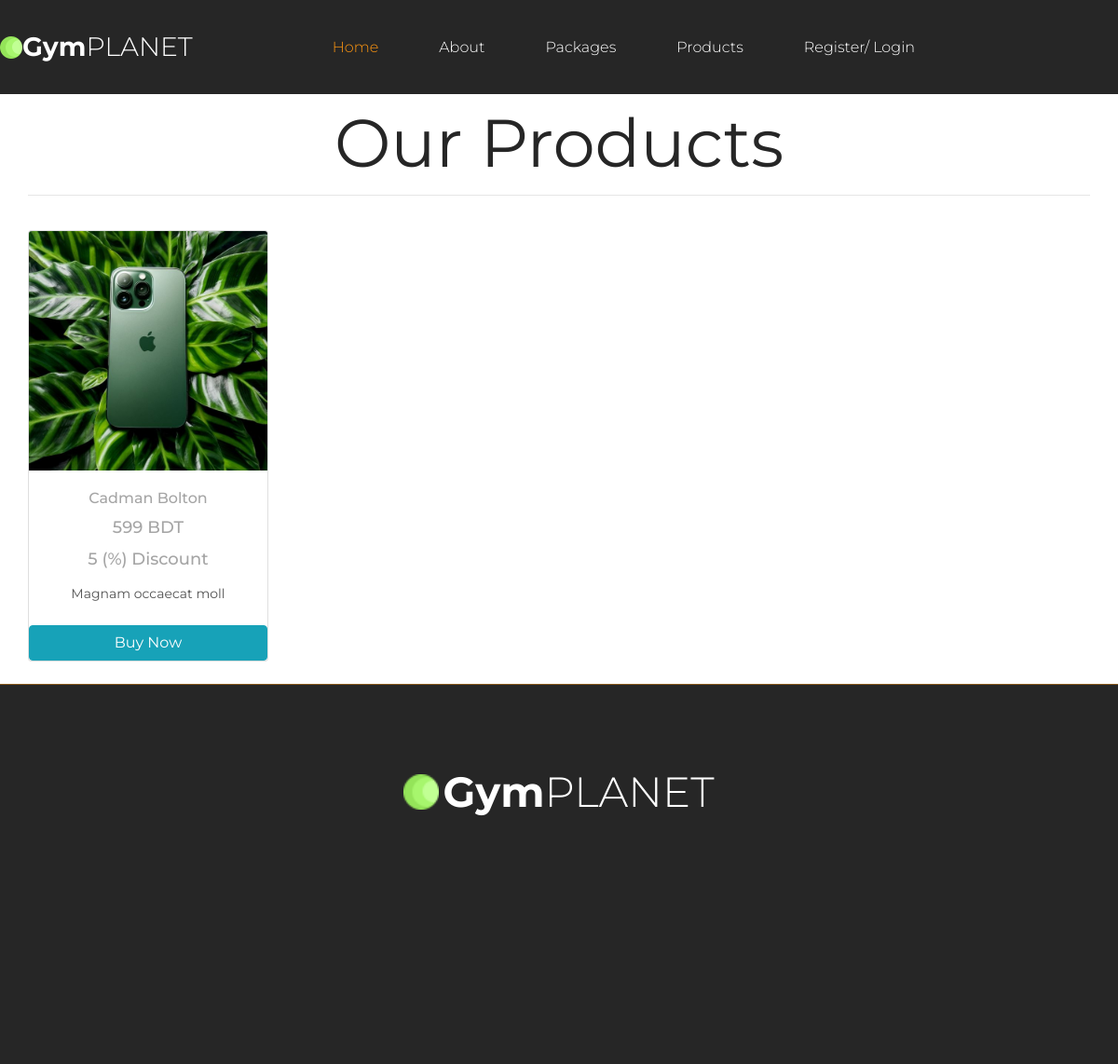
The page /products.php on the database as committed earlier.
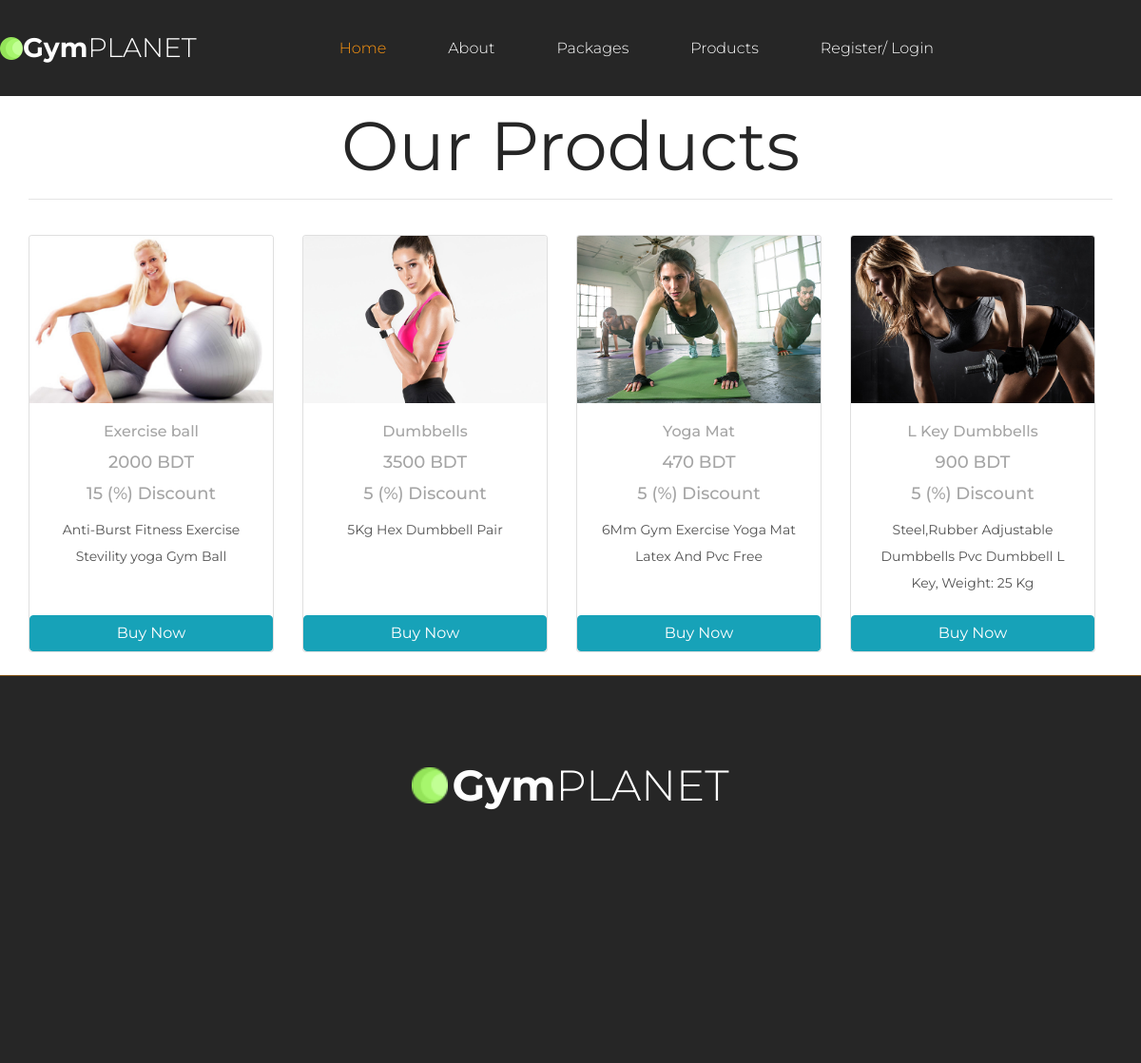
The same page on the database as committed later.
### tables this page shows
CREATE TABLE `product_table` (
  `id` int(11) NOT NULL,
  `name` varchar(255) NOT NULL,
  `description` text NOT NULL,
  `image` varchar(255) NOT NULL,
  `stock` varchar(255) NOT NULL,
  `buying_price` int(11) NOT NULL,
  `selling_price` int(11) NOT NULL,
  `discount` int(11) NOT NULL,
  `soft_delete` tinyint(4) NOT NULL DEFAULT 0
);

### Classes/DB.php (called while the page is built, shortened)
<?php
class DB
{
    public function connect(){
        $this->conn = new mysqli("localhost","root","","gym");
        if ($this->conn->connect_error) {
          die("Connection failed: " . $this->conn->connect_error);
        }
        else{
            return $msg =  "connected";
        }
    }
}

### Classes/ProductClass.php (called while the page is built, shortened)
<?php
include_once 'db.php';
class ProductClass extends DB
{
    public function viewProduct(){
        $qry = "SELECT * FROM product_table where soft_delete = 0 " ;
        $result = $this->conn->query($qry);
        return $result;
    }
}

### products.php (the view)
<?php
include 'layouts/header.php';
include 'layouts/nav.php';
?>
<div class="services">
    <div class="container">
        <div class="row">
            <div class="col-md-12">
                <div class="section_title_container">
                    <div class="section_title" style="text-align:center;">Our Products</div>
                </div>
                <hr><br>
                <div class="row row-cols-1 row-cols-md-4 g-4">
                    <?php
                    $view = $product->viewProduct();
                    foreach ($view as $value) {
                    ?>
                        <div class="col" style=" max-width: 18rem; min-width: 18rem; margin-bottom: 10px;">
                            <div class="card h-100">
                                <img src="admin/<?php echo $value['image']; ?>" class="card-img-top" alt="">
                                <div class="card-body" style="text-align:center;">
                                    <h6 class="card-title"><?php echo $value['name']; ?></h6>
                                    <h4 class="card-title"><?php echo $value['selling_price']; ?> BDT</h4>
                                    <h4 class="card-title"><?php echo $value['discount']; ?> (%) Discount </h4>
                                    <p class="card-text"><?php echo $value['description']; ?></p>
                                </div>
                                <a href="buyProduct.php?product_id=<?php echo $value['id'] ?>" class="btn btn-info">Buy Now</a>
                            </div>
                        </div>
                    <?php } ?>
                </div>
            </div>
        </div>
    </div>
</div>
<?php include 'layouts/footer.php'; ?>

### layouts/header.php (shortened to what this page needs)
<?php
include 'Classes/ProductClass.php';
$product = new ProductClass();
?>
<!DOCTYPE html>
<html lang="en">
<head>
<link rel="stylesheet" type="text/css" href="styles/bootstrap-4.1.2/bootstrap.min.css">
<link href="plugins/font-awesome-4.7.0/css/font-awesome.min.css" rel="stylesheet" type="text/css">
<link rel="stylesheet" type="text/css" href="plugins/OwlCarousel2-2.2.1/owl.carousel.css">
<link rel="stylesheet" type="text/css" href="plugins/OwlCarousel2-2.2.1/owl.theme.default.css">
<link rel="stylesheet" type="text/css" href="plugins/OwlCarousel2-2.2.1/animate.css">
<link href="plugins/colorbox/colorbox.css" rel="stylesheet" type="text/css">
<link rel="stylesheet" type="text/css" href="styles/about.css">
<link rel="stylesheet" type="text/css" href="styles/profile.css">
<link rel="stylesheet" type="text/css" href="styles/about_responsive.css">
<link rel="stylesheet" type="text/css" href="styles/profile_responsive.css">
<link rel="stylesheet" type="text/css" href="styles/services.css">
<link rel="stylesheet" type="text/css" href="styles/services_responsive.css">
<link rel="stylesheet" type="text/css" href="styles/main_styles.css">
<link rel="stylesheet" type="text/css" href="styles/responsive.css">
</head>
<body>

### layouts/nav.php (shortened to what this page needs)
<div class="super_container">
	<header class="header">
		<div class="container">
			<div class="row">
				<div class="col">
					<div class="header_content d-flex flex-row align-items-center justify-content-start trans_400">
						<a href="#">
							<div class="logo d-flex flex-row align-items-center justify-content-start"><img src="images/dot.png" alt=""><div>Gym<span>Planet</span></div></div>
						</a>
						<nav class="main_nav">
							<ul class="d-flex flex-row align-items-center justify-content-start">
								<li class="active"><a href="index.php">Home</a></li>
								<li><a href="about.php">About</a></li>
                                <li><a href="packages.php">Packages</a></li>
                                <li><a href="products.php">Products</a></li>
                                <?php
                                if(isset($_GET['logout']) && isset($_GET['logout']) == 'logout'){
                                    session_destroy();
                                    header('Location:index.php');
                                }else if(isset($_SESSION['loginauth']) == 'user'){
                                    ?>
                                    <li><a href="profile.php">Profile</a></li>
                                    <li><a href="?logout=logout">Logout</a></li>
                                <?php }else{ ?>
                                    <li><a href="register.php">Register/ Login</a></li>
                                <?php } ?>
							</ul>
						</nav>
					</div>
				</div>
			</div>
		</div>
	</header>

### layouts/footer.php (shortened to what this page needs)
	<footer class="footer">
		<div class="container">
			<div class="row">
				<div class="col-lg-8 offset-lg-2">
					<div class="footer_container">
						<div class="footer_content">
							<div class="footer_logo">
								<a href="#">
									<div class="logo d-flex flex-row align-items-center justify-content-center"><img src="images/dot.png" alt="">
										<div>Gym<span>Planet</span></div>
									</div>
								</a>
							</div>
						</div>
					</div>
				</div>
			</div>
	</footer>
</div>
</body>
</html>

### styles/about.css (style rules this page uses)
* { margin: 0; padding: 0; -webkit-font-smoothing: antialiased; -webkit-text-shadow: rgba(0,0,0,.01) 0 0 1px; text-shadow: rgba(0,0,0,.01) 0 0 1px; }
body { font-family: 'Montserrat', sans-serif; font-size: 14px; font-weight: 400; background: #FFFFFF; color: #a5a5a5; }
div { display: block; position: relative; -webkit-box-sizing: border-box; -moz-box-sizing: border-box; box-sizing: border-box; }
ul { list-style: none; margin-bottom: 0px; }
p { font-family: 'Montserrat', sans-serif; font-size: 14px; line-height: 2; font-weight: 400; color: #535353; -webkit-font-smoothing: antialiased; -webkit-text-shadow: rgba(0,0,0,.01) 0 0 1px; text-shadow: rgba(0,0,0,.01) 0 0 1px; }
p:last-of-type { margin-bottom: 0; }
a { -webkit-transition: all 200ms ease; -moz-transition: all 200ms ease; -ms-transition: all 200ms ease; -o-transition: all 200ms ease; transition: all 200ms ease; }
a, a:hover, a:visited, a:active, a:link { text-decoration: none; -webkit-font-smoothing: antialiased; -webkit-text-shadow: rgba(0,0,0,.01) 0 0 1px; text-shadow: rgba(0,0,0,.01) 0 0 1px; }
h4 { font-size: 18px; }
h1, h2, h3, h4, h5, h6 { font-family: 'Montserrat', sans-serif; -webkit-font-smoothing: antialiased; -webkit-text-shadow: rgba(0,0,0,.01) 0 0 1px; text-shadow: rgba(0,0,0,.01) 0 0 1px; line-height: 1.2; }
.trans_400 { -webkit-transition: all 400ms ease; -moz-transition: all 400ms ease; -ms-transition: all 400ms ease; -o-transition: all 400ms ease; transition: all 400ms ease; }
.super_container { width: 100%; overflow: hidden; }
.section_title { font-size: 72px; font-weight: 400; color: #262626; line-height: 1.1; margin-top: 3px; }
.header { position: fixed; top: 0; left: 0; width: 100%; border-bottom: solid 1px #FFFFFF; background: #262626; z-index: 100; }
.header_content { width: 100%; height: 101px; }
.logo { left: -30px; }
.logo > div { font-size: 28.3px; line-height: 0.75; color: #FFFFFF; font-weight: 700; }
.logo > div span { font-weight: 300; text-transform: uppercase; }
.main_nav { margin-left: 120px; }
.main_nav ul li:not(:last-of-type) { margin-right: 65px; }
.main_nav ul li a { font-size: 16px; font-weight: 300; color: #fff; }
.main_nav ul li.active a, .main_nav ul li a:hover { color: #ff9711; }
.footer { display: block; width: 100%; background: #262626; padding-top: 96px; border-top: solid 1px #88591d; padding-bottom: 105px; }
.footer_content { padding-bottom: 253px; z-index: 1; }
.footer_logo .logo { display: inline-block; left: auto; }
.footer_logo .logo > div { font-size: 45.07px; }
.footer_logo .logo img { width: 38px; height: 38px; margin-right: 4px; }

Rows that differ between the two databases and show on the page:
removed product_table: image (picture), name "Cadman Bolton", selling_price "599", discount "5", description "Magnam occaecat moll"
added product_table: image (picture), name "Exercise ball", selling_price "2000", discount "15", description "Anti-Burst Fitness Exercise Stevility yoga Gym Ball"
added product_table: image (picture), name "Dumbbells", selling_price "3500", discount "5", description "5Kg Hex Dumbbell Pair"
added product_table: image (picture), name "Yoga Mat", selling_price "470", discount "5", description "6Mm Gym Exercise Yoga Mat Latex And Pvc Free"
added product_table: image (picture), name "L Key Dumbbells", selling_price "900", discount "5", description "Steel,Rubber Adjustable Dumbbells Pvc Dumbbell L Key, Weight: 25 Kg"
